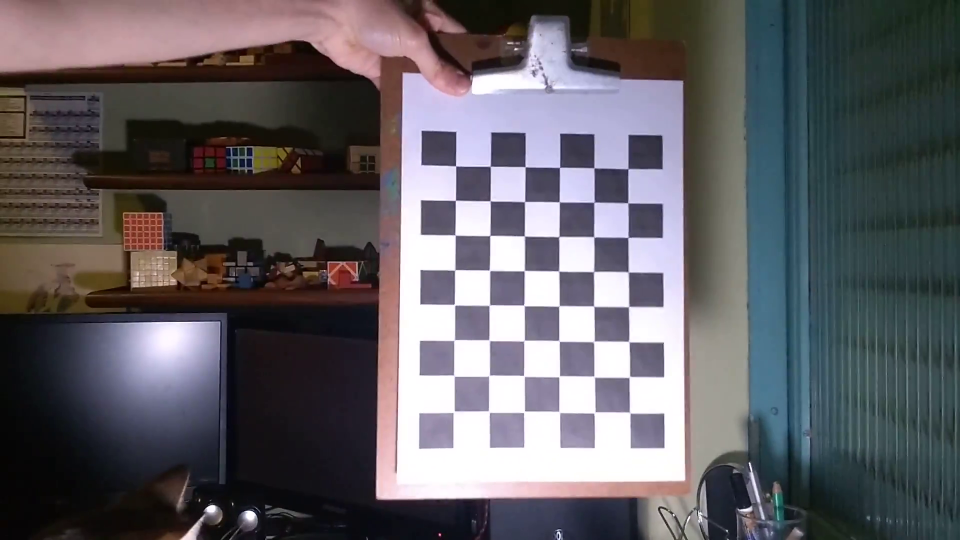
#> input picture problem_set_4/images/1.png, 1920 x 1080 px (shown at 1/2 size); its folder holds only this picture in this run
$ python ps4_03.py
#> lines starting #> are read from the running program, lines starting #| are printed output that depends on the picture; long printed decimals are rounded
import numpy as np
import cv2 as cv
import glob
import os


criteria = (cv.TERM_CRITERIA_EPS + cv.TERM_CRITERIA_MAX_ITER, 30, 0.001)

objp = np.zeros((8*6,3), np.float32)
objp[:,:2] = np.mgrid[0:8,0:6].T.reshape(-1,2)

objpoints = []
imgpoints = []
images = glob.glob('images/*.png')
if not os.path.exists('03_output'):
    os.makedirs('03_output')

i = 1
for fname in images:
    print(fname)
    img = cv.imread(fname)
#> img is the input picture: shape (1080, 1920, 3); mean B, G, R 98.5, 93.8, 96.3
    height, width, color = img.shape
#> height = 1080; width = 1920; color = 3
    img = cv.resize(img, (int(width/4), int(height/4)))
#> img: shape (270, 480, 3)
    gray = cv.cvtColor(img, cv.COLOR_BGR2GRAY)
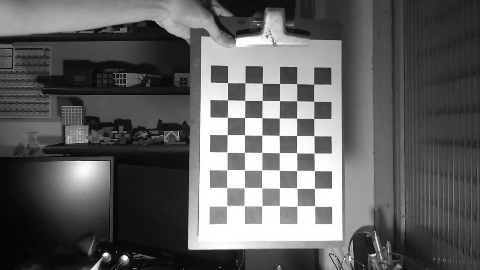
#> gray: shape (270, 480); min 1, max 255, mean 95.1
    ret, corners = cv.findChessboardCorners(gray, (8,6), None)
#> ret = True; corners = 48 rows, first 8: [226.7, 205.7], [226.6, 187.7], [226.9, 169.8], [227, 152.1], [227.2, 134.5], [227.4, 117.4], [227.5, 99.81], [227.6, 82.65]
    if ret == True:
        objpoints.append(objp)
        corners2 = cv.cornerSubPix(gray,corners, (11,11), (-1,-1), criteria)
#> corners2 = 48 rows, first 8: [226.6, 205.6], [226.6, 187.5], [226.9, 169.7], [226.9, 152.2], [227.3, 134.6], [227.4, 117.4], [227.6, 99.77], [227.5, 82.65]
        imgpoints.append(corners)
        cv.drawChessboardCorners(img, (8,6), corners2, ret)
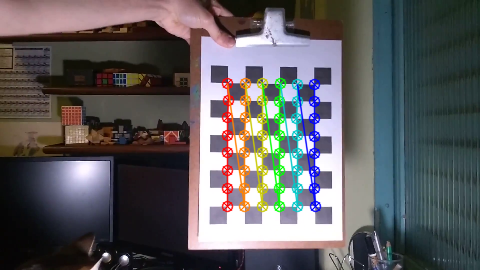
#> img: shape (270, 480, 3); mean B, G, R 95, 92.6, 94.2
        cv.imwrite('03_output/img' + str(i) + '.jpg', img)
        i += 1
cv.destroyAllWindows()

ret, mtx, dist, rvecs, tvecs = cv.calibrateCamera(objpoints, imgpoints, gray.shape[::-1], None, None)
#> ret = 0.144; mtx = [[335.6, 0, 238.9], [0, 336.6, 150.6], [0, 0, 1]]; dist = [[0.252, -0.368, 0.00648, 0.00525, -14.23]]; rvecs = ([0.00815, -0.0873, -1.56],); tvecs = ([-0.698, 3.08, 19.05],)

img = cv.imread('03_output/img1.jpg')
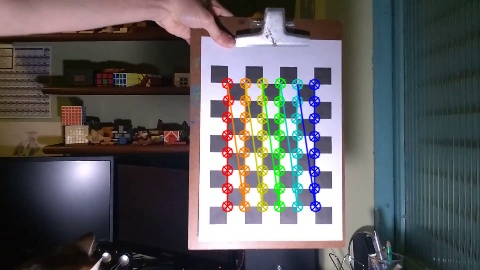
#> img: shape (270, 480, 3); mean B, G, R 94.7, 92.5, 93.9
h,  w = img.shape[:2]
#> h = 270; w = 480
newcameramtx, roi = cv.getOptimalNewCameraMatrix(mtx, dist, (w,h), 1, (w,h))
#> newcameramtx = [[335.6, 0, 238.9], [0, 332.9, 148.9], [0, 0, 1]]; roi = (0, 0, 479, 265)

dst = cv.undistort(img, mtx, dist, None, newcameramtx)
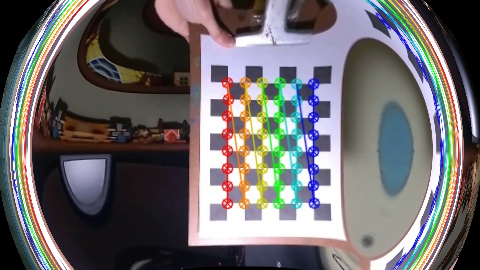
#> dst: shape (270, 480, 3); mean B, G, R 107.6, 105.6, 109.4

x, y, w, h = roi
#> x = 0; y = 0; w = 479; h = 265
dst = dst[y:y+h, x:x+w]
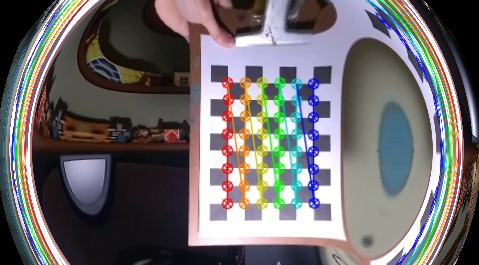
#> dst: shape (265, 479, 3); mean B, G, R 108.6, 106.6, 110.5
cv.imwrite('calibresult_undistort.png', dst)

mapx, mapy = cv.initUndistortRectifyMap(mtx, dist, None, newcameramtx, (w,h), 5)
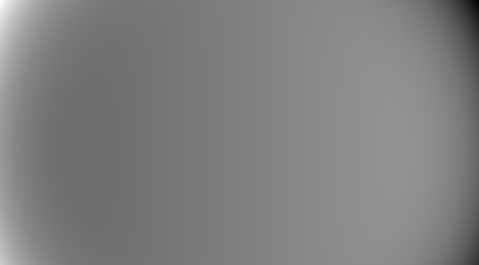
#> mapx: shape (265, 479) float32; min -728.7, max 1205.3, mean 239.6; drawn with min black and max white
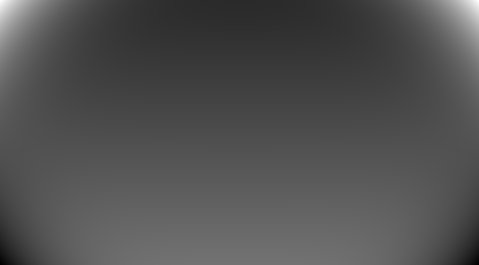
#> mapy: shape (265, 479) float32; min -137.6, max 762.2, mean 148.7; drawn with min black and max white
dst = cv.remap(img, mapx, mapy, cv.INTER_LINEAR)

x, y, w, h = roi
dst = dst[y:y+h, x:x+w]
cv.imwrite('calibresult_undistortrectifymap.png', dst)

mean_error = 0
for i in range(len(objpoints)):
    imgpoints2, _ = cv.projectPoints(objpoints[i], rvecs[i], tvecs[i], mtx, dist)
    error = cv.norm(imgpoints[i], imgpoints2, cv.NORM_L2)/len(imgpoints2)
    mean_error += error
#> this loop made 1 pass
#> (error, mean_error) on pass 1: (0.0208, 0.0208)
#> after the loop, mean_error = 0.0208
print("total error: {}".format(mean_error/len(objpoints)))
#| total error: 0.02076

$ run again, on problem_set_4/images/3.png
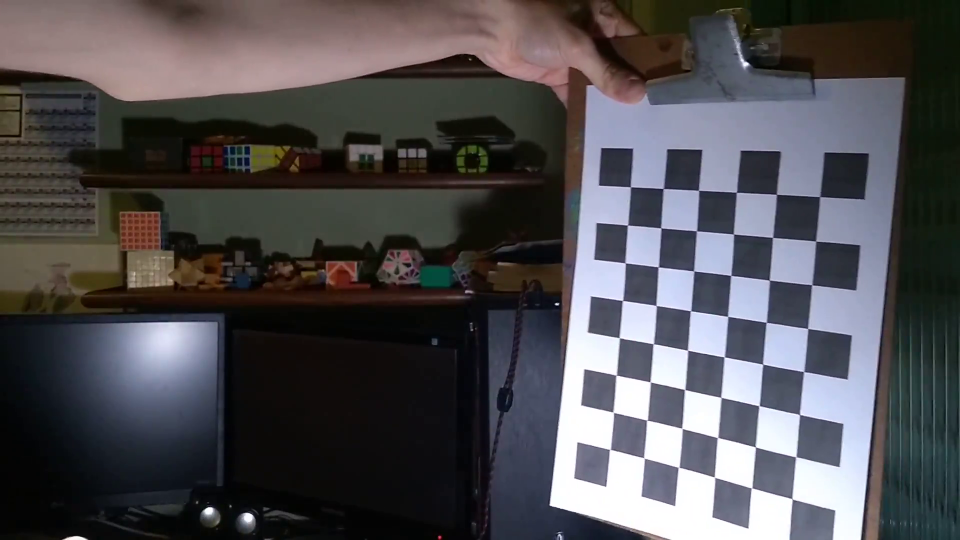
#> input picture problem_set_4/images/3.png, 1920 x 1080 px (shown at 1/2 size)
#> img is the input picture: shape (1080, 1920, 3); mean B, G, R 80.3, 77, 78.7
#> `ret, corners = cv.findChessboardCorners(gray, (8,6), None)`: ret = True; corners = 48 rows, first 8: [305, 224.3], [306.4, 205.8], [307.9, 187.5], [309.4, 168.5], [311, 150], [312.3, 131.3], [313.5, 112.5], [315.1, 93.33]
#> corners2 = 48 rows, first 8: [304.7, 224.4], [306.5, 205.8], [307.8, 187.3], [309.4, 168.7], [311.1, 149.9], [312.4, 131.3], [313.6, 112.1], [314.8, 93.36]
#> `cv.drawChessboardCorners(img, (8,6), corners2, ret)`:
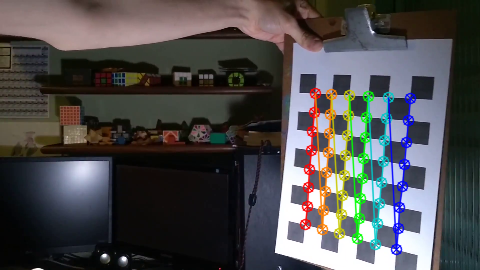
#> img: shape (270, 480, 3); mean B, G, R 77.3, 76.6, 77.5
#> `ret, mtx, dist, rvecs, tvecs = cv.calibrateCamera(objpoints, imgpoints..`: ret = 0.249; mtx = [[387.3, 0, 229.9], [0, 400.8, 100.8], [0, 0, 1]]; dist = [[0.0745, 0.393, -0.0218, -0.0746, -0.685]]; rvecs = ([-0.448, 0.542, -1.46],); tvecs = ([4.35, 6.59, 20.57],)
#> newcameramtx = [[330.4, 0, 170.7], [0, 373.3, 94.58], [0, 0, 1]]; roi = (3, 13, 380, 226)
#> `x, y, w, h = roi`: x = 3; y = 13; w = 380; h = 226
#> `dst = dst[y:y+h, x:x+w]`:
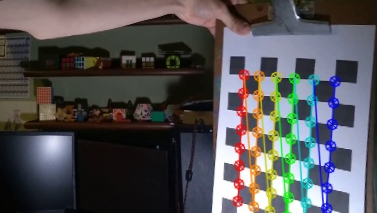
#> dst: shape (213, 377, 3); mean B, G, R 84.1, 82.3, 83.4
#> the loop `for i in range(len(objpoints)):` made 1 pass
#> (error, mean_error) on pass 1: (0.036, 0.036)
#> after the loop `for i in range(len(objpoints)):`: mean_error = 0.036
#| total error: 0.03598

$ run again, on problem_set_4/images/4.png
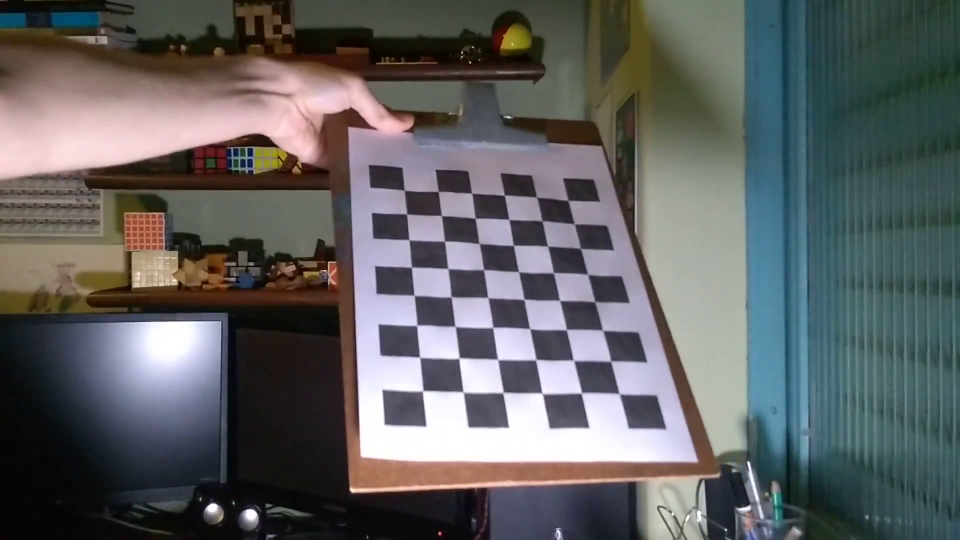
#> input picture problem_set_4/images/4.png, 1920 x 1080 px (shown at 1/2 size)
#> img is the input picture: shape (1080, 1920, 3); mean B, G, R 97.9, 97.3, 96.1
#> `ret, corners = cv.findChessboardCorners(gray, (8,6), None)`: ret = True; corners = 48 rows, first 8: [211.2, 195.1], [209.6, 178.4], [208.2, 162.5], [206.7, 147.5], [205.6, 133.4], [204.2, 119.6], [203.1, 106.6], [201.7, 94.68]
#> corners2 = 48 rows, first 8: [211.1, 195.2], [209.6, 178.4], [208.3, 162.3], [206.7, 147.3], [205.5, 133.4], [204.1, 119.5], [202.6, 101.5], [202.6, 101.5]
#> `cv.drawChessboardCorners(img, (8,6), corners2, ret)`:
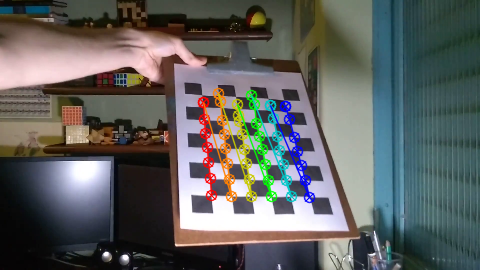
#> img: shape (270, 480, 3); mean B, G, R 96, 97.7, 95.7
#> `ret, mtx, dist, rvecs, tvecs = cv.calibrateCamera(objpoints, imgpoints..`: ret = 2.92; mtx = [[598.2, 0, 234.3], [0, 429.1, 143.4], [0, 0, 1]]; dist = [[22.95, -2199.6, 0.298, 0.13, 55149.1]]; rvecs = ([0.187, -0.609, -1.56],); tvecs = ([-1.01, 3.11, 28.78],)
#> newcameramtx = [[90206.2, 0, 277.6], [0, 14605.1, 120.1], [0, 0, 1]]; roi = (222, 114, 87, 9)
#> `dst = cv.undistort(img, mtx, dist, None, newcameramtx)`:
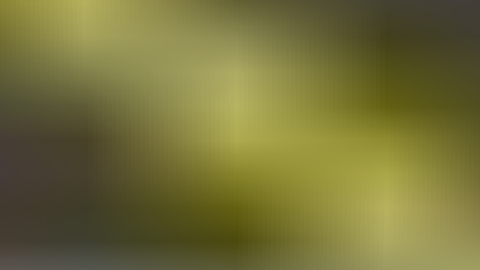
#> dst: shape (270, 480, 3); mean B, G, R 57.9, 113.5, 116.9
#> `x, y, w, h = roi`: x = 222; y = 114; w = 87; h = 9
#> `dst = dst[y:y+h, x:x+w]`: dst = empty array
#> the loop `for i in range(len(objpoints)):` made 1 pass
#> (error, mean_error) on pass 1: (0.421, 0.421)
#> after the loop `for i in range(len(objpoints)):`: mean_error = 0.421
#| total error: 0.4215

$ run again, on problem_set_4/images/5.png
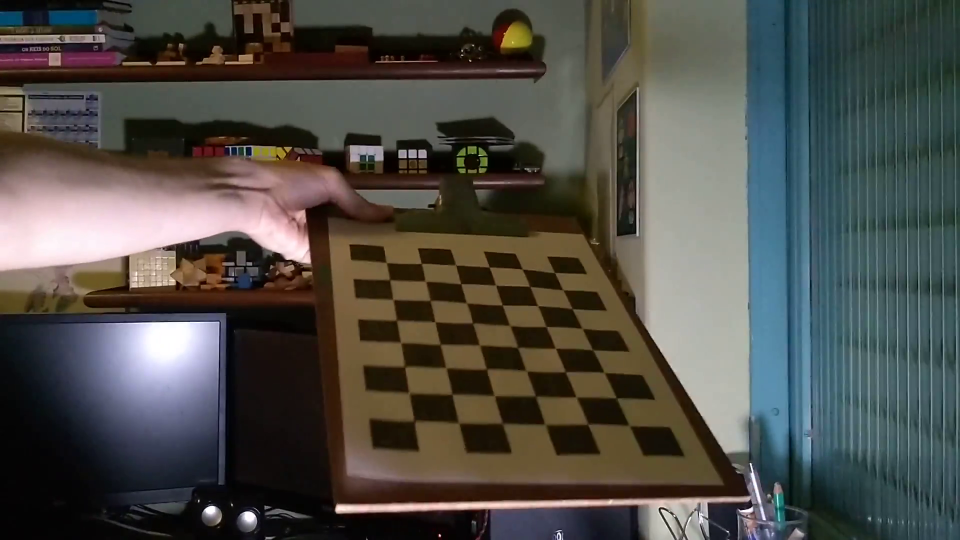
#> input picture problem_set_4/images/5.png, 1920 x 1080 px (shown at 1/2 size)
#> img is the input picture: shape (1080, 1920, 3); mean B, G, R 72.4, 77.7, 78.6
#> `ret, corners = cv.findChessboardCorners(gray, (8,6), None)`: ret = True; corners = 48 rows, first 8: [206.9, 210.2], [204.5, 196], [202.1, 183.1], [200.3, 171], [197.9, 159.7], [196.3, 149.6], [194.5, 139.5], [192.6, 131]
#> corners2 = 48 rows, first 8: [206.7, 210.2], [204.3, 196.2], [201.3, 176.9], [199, 165.1], [197.2, 154.3], [195.4, 144.3], [193.9, 135.3], [193.9, 135.3]
#> `ret, mtx, dist, rvecs, tvecs = cv.calibrateCamera(objpoints, imgpoints..`: ret = 2.55; mtx = [[412.1, 0, 235.7], [0, 79.21, 115], [0, 0, 1]]; dist = [[-12.16, 43.67, 1.65, 0.223, -64.44]]; rvecs = ([0.29, -0.874, -1.32],); tvecs = ([-1.81, 8.93, 16.14],)
#> newcameramtx = [[412.1, 0, 235.7], [0, 79.21, 115], [0, 0, 1]]; roi = (0, 0, 479, 269)
#> `x, y, w, h = roi`: x = 0; w = 479; h = 269
#> `mapx, mapy = cv.initUndistortRectifyMap(mtx, dist, None, newcameramtx,..`:
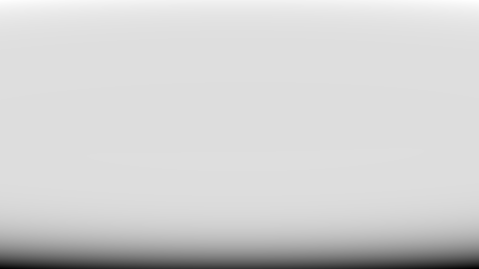
#> mapy: shape (269, 479) float32; min -561693.1, max 83713.3, mean -29596.3; drawn with min black and max white
#> the loop `for i in range(len(objpoints)):` made 1 pass
#> (error, mean_error) on pass 1: (0.368, 0.368)
#> after the loop `for i in range(len(objpoints)):`: mean_error = 0.368
#| total error: 0.3676
